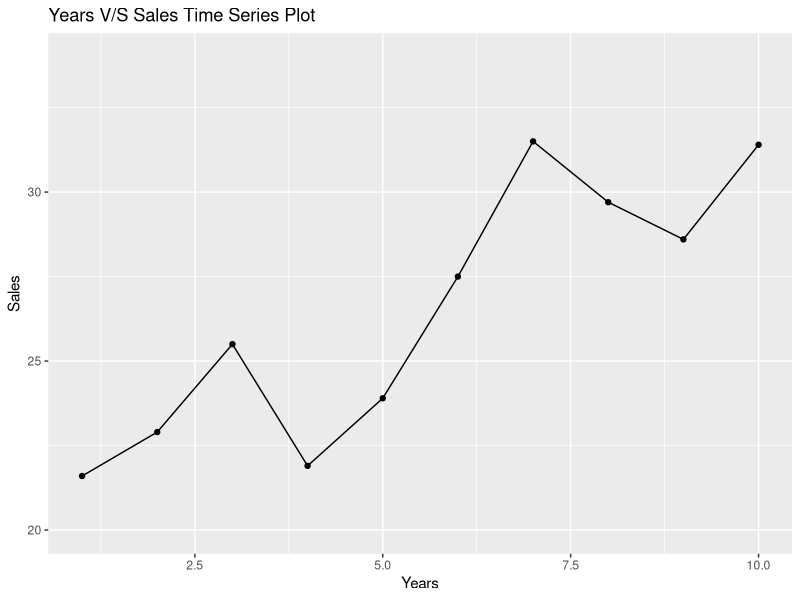
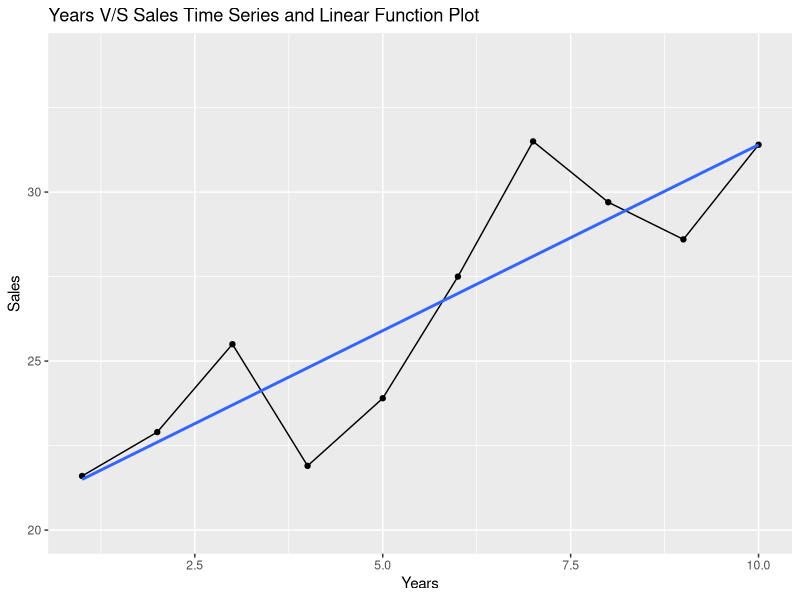

Here is the R script that generated these plots, in order:
                                     # Page no. : 807 - 808

# Trend Projection

year <- c(1,2,3,4,5,6,7,8,9,10)
sales <- c(21.6,22.9,25.5,21.9,23.9,27.5,31.5,29.7,28.6,31.4)

DF <- data.frame(year,sales)

# Install Library if not installed

# install.packages("ggplot2")

# Import Library

library(ggplot2)

ggplot(DF,aes(year,sales)) + geom_line() + geom_point() + ylim(c(20,34)) +
 labs(title = "Years V/S Sales Time Series Plot", x = "Years", y = "Sales")

ggplot(DF,aes(year,sales)) + geom_line() + geom_point() + ylim(c(20,34)) + 
  geom_smooth(method = "lm", se = F) +
 labs(title = "Years V/S Sales Time Series and Linear Function Plot", x = "Years", y = "Sales")
